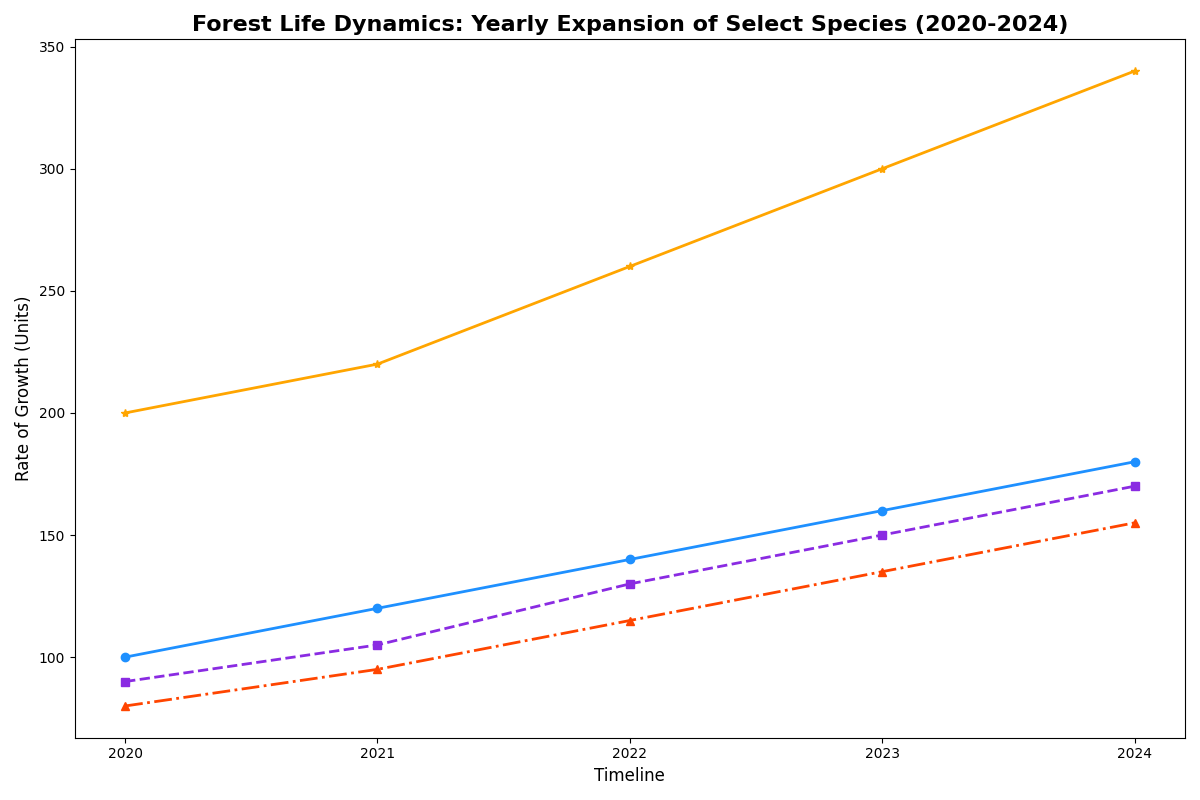

Source code (Python):
import matplotlib.pyplot as plt
import numpy as np

years = np.array([2020, 2021, 2022, 2023, 2024])
oak_growth = np.array([100, 120, 140, 160, 180])
pine_growth = np.array([90, 105, 130, 150, 170])
maple_growth = np.array([80, 95, 115, 135, 155])
bird_growth = np.array([200, 220, 260, 300, 340])

fig, ax = plt.subplots(figsize=(12, 8))

ax.plot(years, oak_growth, marker='o', linestyle='-', color='#1E90FF', linewidth=2)
ax.plot(years, pine_growth, marker='s', linestyle='--', color='#8A2BE2', linewidth=2)
ax.plot(years, maple_growth, marker='^', linestyle='-.', color='#FF4500', linewidth=2)
ax.plot(years, bird_growth, marker='*', linestyle='-', color='#FFA500', linewidth=2)

ax.set_title('Forest Life Dynamics: Yearly Expansion of Select Species (2020-2024)', fontsize=16, fontweight='bold')
ax.set_xlabel('Timeline', fontsize=12)
ax.set_ylabel('Rate of Growth (Units)', fontsize=12)

ax.set_xticks(years)
ax.tick_params(axis='both', which='major', labelsize=10)

plt.tight_layout()
plt.show()
